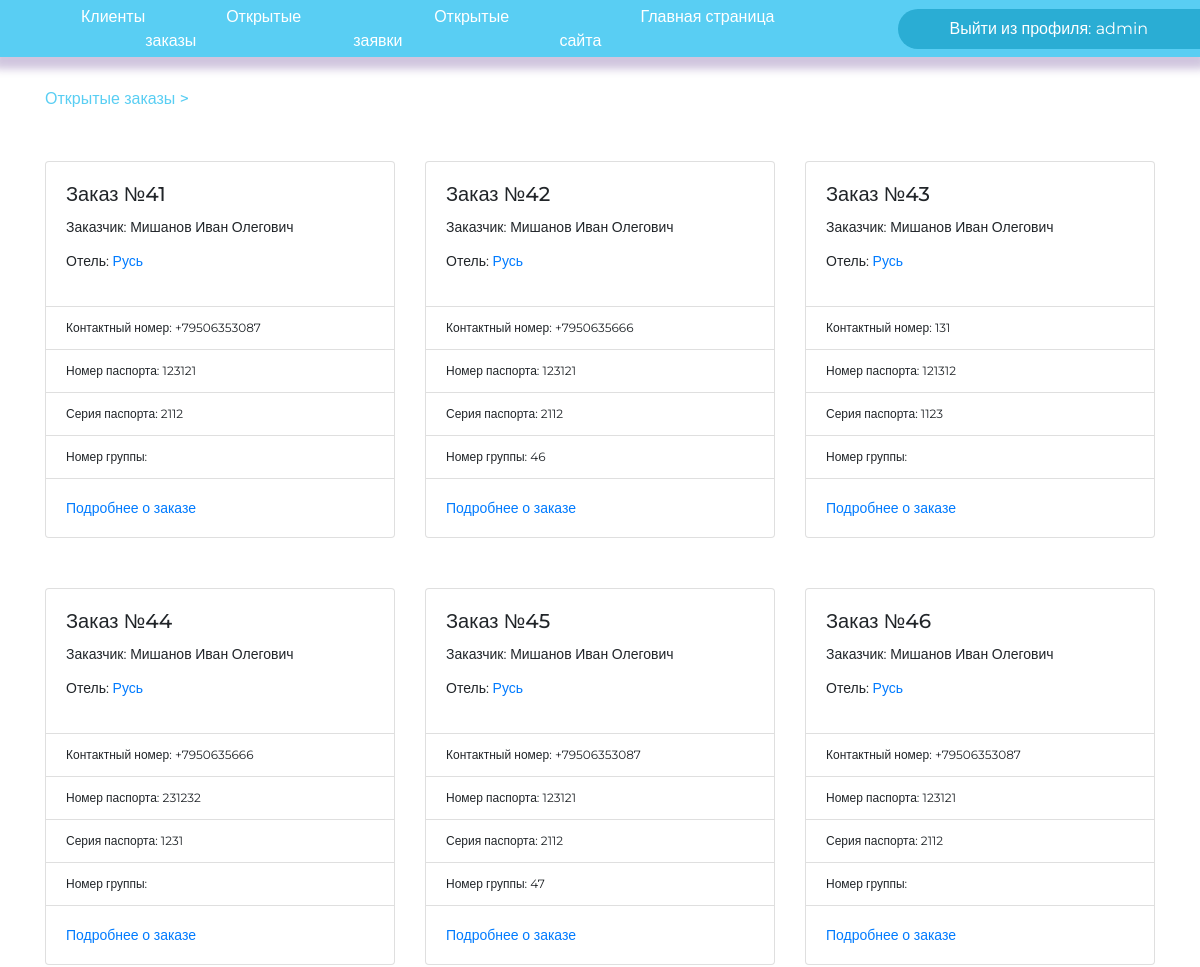
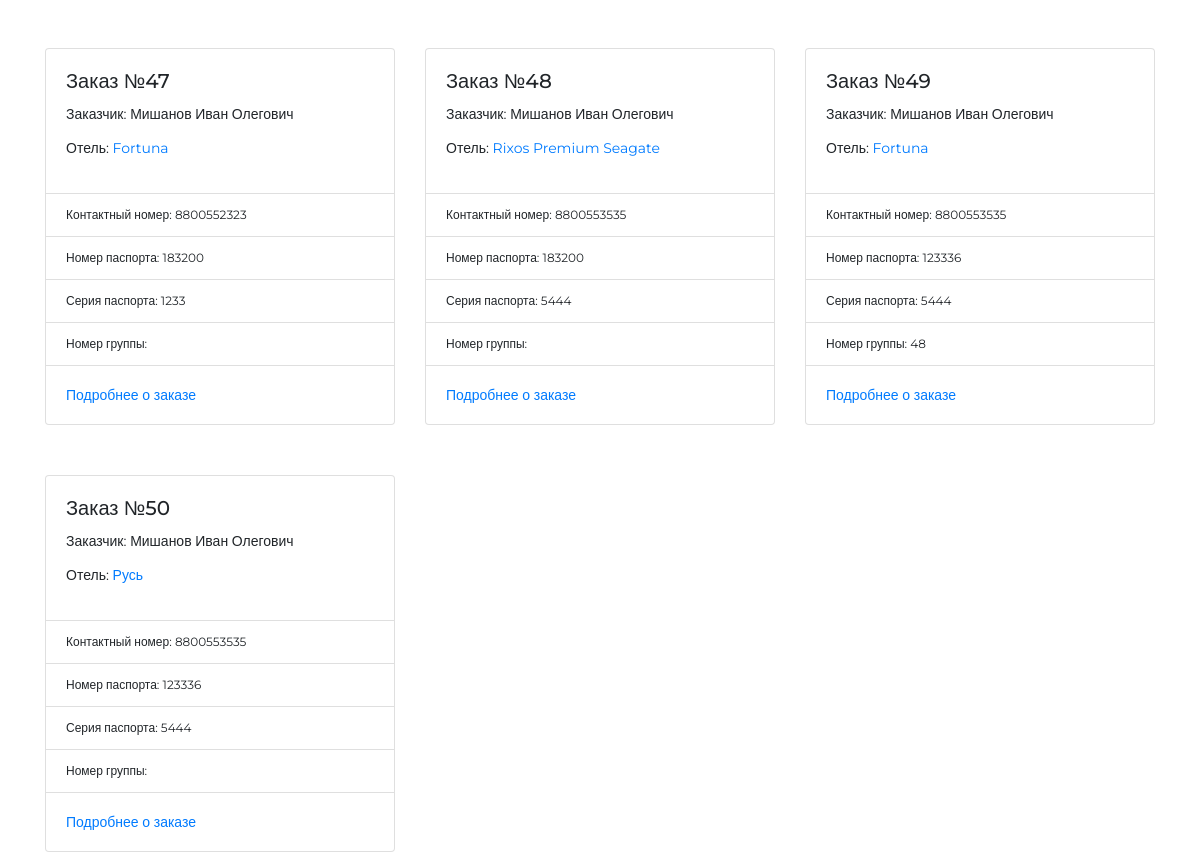
The page /agent/ (signed in) on the database as committed earlier (2 pictures, top to bottom).
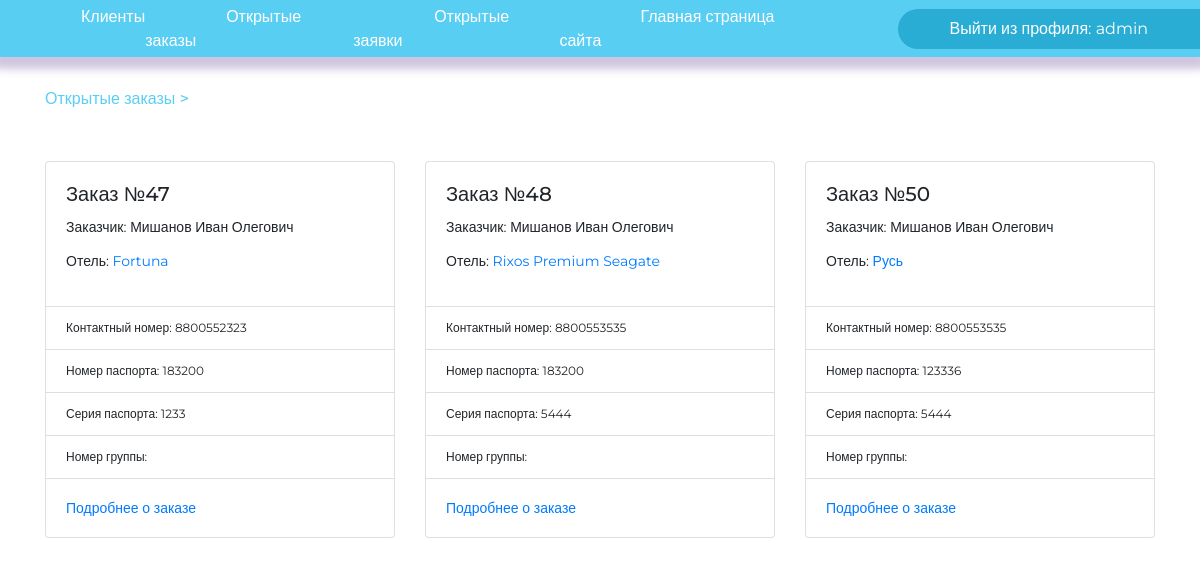
The same page on the database as committed later.
### djangoApp/models.py (models this page shows, shortened)
class Contract(models.Model):
    client_id = models.ForeignKey(Client, on_delete=models.CASCADE)
    hotel_id = models.ForeignKey(Hotel, on_delete=models.CASCADE)
    group_id = models.ForeignKey(
        GroupClient, on_delete=models.CASCADE, blank=True, null=True)
    sell_date = models.DateField(null=True, blank=True)
    start_date = models.DateField()
    end_date = models.DateField()
    contact_numberRegex = RegexValidator(regex=r'^((8|\+7)[\- ]?)?(\(?\d{3}\)?[\- ]?)?[\d\- ]{7,10}$',
                                         message="Номер телефона введен в неверном формате! Пример: +79261234567, 89261234567, 79261234567, 123-45-67 и т.п.")
    contact_number = models.CharField(
        max_length=13, validators=[contact_numberRegex])

class Client(models.Model):
    surname = models.CharField(max_length=30)
    name = models.CharField(max_length=30)
    patronymic = models.CharField(max_length=30)
    address = models.CharField(max_length=50)
    email = models.CharField(max_length=50)
    pass_and_serial = models.CharField(
        max_length=12, db_index=True, null=True, blank=True)
    pass_number = models.CharField(max_length=6, validators=[
                                   MinLengthValidator(6, 'Длина номера паспорта 6 цифр')])
    pass_serial = models.CharField(max_length=4, validators=[
                                   MinLengthValidator(4, 'Длина серии паспорта 4 цифры')])

class Hotel(models.Model):
    country_id = models.ForeignKey(Country, on_delete=models.CASCADE)
    name = models.CharField(max_length=30)
    town = models.CharField(max_length=30)
    price = models.DecimalField(max_digits=20, decimal_places=2)
    wi_fi = models.CharField(
        choices=(('1', '1'), ('0', '0')), default=0, max_length=30)
    beach = models.CharField(
        choices=(('1', '1'), ('0', '0')), default=0, max_length=30)
    air_conditioning = models.CharField(
        choices=(('1', '1'), ('0', '0')), default=0, max_length=30)
    child = models.CharField(
        choices=(('1', '1'), ('0', '0')), default=0, max_length=30)
    bar = models.CharField(
        choices=(('1', '1'), ('0', '0')), default=0, max_length=30)
    desc = models.TextField(max_length=200)

class GroupClient(models.Model):
    client = models.ManyToManyField(Client, blank=True)

### djangoApp/views.py (the view)
# urls.py: path('agent/', Agent.as_view()),
class Agent(LoginRequiredMixin, ListView):
    redirect_field_name = None
    model = Contract
    template_name = 'agent.html'
    context_object_name = 'contracts'
    def get_queryset(self):
        if self.request.GET.get('id_client'): #Если был произведен поиск заказов связанных с клиентом
            clientId=self.request.GET.get('id_client')
            if GroupClient.objects.filter(client=clientId) or Contract.objects.filter(client_id=clientId).exists(): #Поиск связей в заказах и группах
                contractsGroup=""
                contractsClient=""
                if GroupClient.objects.filter(client=clientId).exists():
                    groups = GroupClient.objects.filter(client=clientId)
                    contractsGroup=Contract.objects.filter(group_id__in=[group.id for group in groups])
                if Contract.objects.filter(client_id=clientId).exists() and not ([contractCl.id for contractCl in Contract.objects.filter(client_id=clientId)] == [contractGr.id for contractGr in contractsGroup]):
                    contractsClient=Contract.objects.filter(client_id=clientId)
                contractRes = list(chain(contractsGroup, contractsClient))
                return contractRes
            else:
               messages.error(self.request, 'Связанные заказы не найдены')
               return Contract.objects.all()
        else:
            return Contract.objects.all() #Обычный сценарий отображения

### djangoApp/templates/agent.html (shortened to what this page needs)
{% extends 'secret_panel.html' %}
{% block  content %}
        <div class="row row-cols-2 row-cols-md-3 g-4">
            {% for contr in contracts %}
            {% include 'order_card.html' %}
            {% endfor %}
        </div>
{% endblock %}

### djangoApp/templates/order_card.html
{% block content %}
    <div class="col">
        <div class="card">
            <div class="card-body">
                <h5 class="card-title">Заказ №{{ contr.id }}</h5>
                <div class="card-text">
                    <p>Заказчик: {{ contr.client_id.surname }} {{ contr.client_id.name }} {{ contr.client_id.patronymic }}</p>
                    <p>Отель: <a href="#">{{ contr.hotel_id.name }}</a></p>
                </div>
            </div>
            <ul class="list-group list-group-flush">
                <li class="list-group-item">Контактный номер: {{ contr.contact_number }}</li>
                <li class="list-group-item">Номер паспорта: {{ contr.client_id.pass_number }}</li>
                <li class="list-group-item">Серия паспорта: {{ contr.client_id.pass_serial }}</li>
                <li class="list-group-item">Номер группы: {{ contr.group_id.id }}</li>
            </ul>
            <div class="card-body">
                <div class="row">
                    <div class="col">
                        <a href="contract/{{contr.id}}/" class="card-link">Подробнее о заказе</a>
                    </div>
                </div>
            </div>
        </div>
    </div>
{% endblock %}

Rows that differ between the two databases and show on the page:
removed Contract: id "41", client_id.surname "Мишанов", client_id.name "Иван", client_id.patronymic "Олегович", hotel_id.name "Русь", contact_number "+79506353087", client_id.pass_number "123121", client_id.pass_serial "2112"
removed Contract: id "42", client_id.surname "Мишанов", client_id.name "Иван", client_id.patronymic "Олегович", hotel_id.name "Русь", contact_number "+7950635666", client_id.pass_number "123121", client_id.pass_serial "2112", group_id.id "46"
removed Contract: id "43", client_id.surname "Мишанов", client_id.name "Иван", client_id.patronymic "Олегович", hotel_id.name "Русь", contact_number "131", client_id.pass_number "121312", client_id.pass_serial "1123"
removed Contract: id "44", client_id.surname "Мишанов", client_id.name "Иван", client_id.patronymic "Олегович", hotel_id.name "Русь", contact_number "+7950635666", client_id.pass_number "231232", client_id.pass_serial "1231"
removed Contract: id "45", client_id.surname "Мишанов", client_id.name "Иван", client_id.patronymic "Олегович", hotel_id.name "Русь", contact_number "+79506353087", client_id.pass_number "123121", client_id.pass_serial "2112", group_id.id "47"
removed Contract: id "46", client_id.surname "Мишанов", client_id.name "Иван", client_id.patronymic "Олегович", hotel_id.name "Русь", contact_number "+79506353087", client_id.pass_number "123121", client_id.pass_serial "2112"
removed Contract: id "49", client_id.surname "Мишанов", client_id.name "Иван", client_id.patronymic "Олегович", hotel_id.name "Fortuna", contact_number "8800553535", client_id.pass_number "123336", client_id.pass_serial "5444", group_id.id "48"
